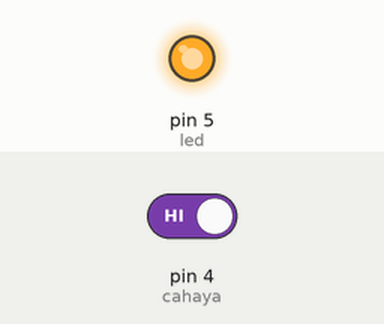
The sketch below on a simulated Arduino Uno, built with avr-gcc and run on an emulated ATmega328P. Shown: output pins drawn as LEDs (lit = HIGH). Inputs (shaded band) come from the test bench; at power-on: pin 4 (cahaya) HIGH. What the sketch prints to the serial monitor is not drawn.

Above: at 1.2 s.
1.3 s: pin 4 (cahaya) driven LOW
At 1.9 s:
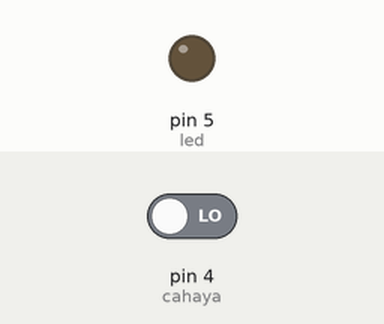
2.8 s: pin 4 (cahaya) driven HIGH
At 3.1 s:
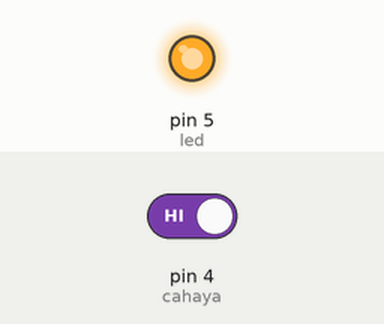
Timing chart, 0 to 5.8 s (numbered marks = the images above; inputs shaded):
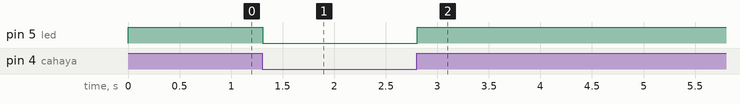

Measured:
- after the input at 1.3 s, pin 5 (led): HIGH → LOW at once
- after the input at 2.8 s, pin 5 (led): LOW → HIGH at once

The sketch:

NodeMCU_LDR_Digital_Output.ino
```cpp
int cahaya = 4;  // D2 = GPIO4
int led = 5;      // D1 = GPIO5

void setup() {
    // put your setup code here, to run once:
    pinMode(cahaya,INPUT);  //pin sensor cahaya sebagai input
    pinMode (led,OUTPUT);   //inisial led sebagai output
    Serial.begin(9600);     //serial komunikasi atau baudrate
}

void loop() {
    // put your main code here, to run repeatedly:
    int data = digitalRead(cahaya); //inisial bahwa data sama dengan membaca sensor cahaya
    Serial.println(data);  //menampilkan nilai sensor di serial monitor

    if (data == 0){      //jika sensor mendeteksi tidak ada cahaya
      digitalWrite(led,LOW); //led on
    }
    else{       //jika ada cahaya
      digitalWrite(led,HIGH);    //led off
    }
}
```
